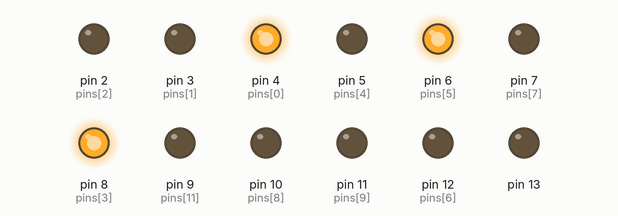
Bench run of a sketch on a simulated Arduino Uno, built with avr-gcc and run on an emulated ATmega328P. On the bench: output pins drawn as LEDs (lit = HIGH). What the sketch prints to the serial monitor is not drawn.

Above: at 0.1 s.
At 49.5 s:
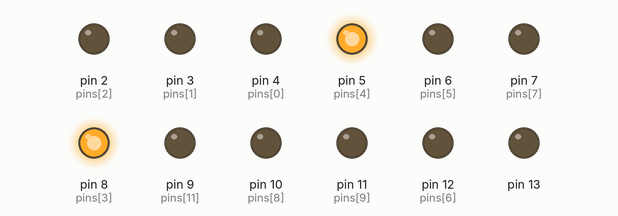
At 99.8 s:
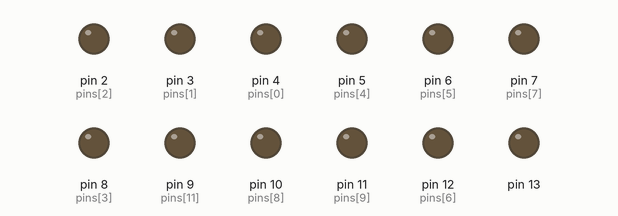
Timing chart, 0 to 101.3 s (numbered marks = the images above):
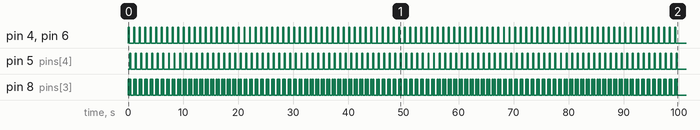

The sketch:

main.ino
```cpp
#define data_len 60
#define parallel_cells 8
byte pins [12] = {4, 3, 2, 8, 5, 6, 12, 7, 10, 11, 12, 9};
byte * string_map;
char * parallel_array;
// Input variables
float read_speed;

class BStream { // class representing a text stream that is being fed into the reader class
    public:
        char msg[64];
        int index;
        void create(char [64], int);
        char * get_seg();
        void update_index(byte);
};
void BStream::create(char m[64], int idx) { // initialize
    for (byte i=0;i<64;i++) {
        msg[i] = m[i];
    }
    index = idx;
}
char * BStream::get_seg() { // return a segment of the string according to index and reader length
    static char segment[parallel_cells];
    for (byte i = 0;i<parallel_cells;i++) {
        segment[i] = msg[index+i];
    }
    return segment;
}
void BStream::update_index(byte dir) { // move the index forward according to reader direction
    index = index + dir;
}

class Reader { // class that defines the reader for customization with contact points and reading speed
    byte dir; // how many at a time, which direction we are reading in
    public:
        float rate;
        void create(float, byte);
        bool can_read(BStream&);
        void iterate(BStream&);
};
void Reader::create(float r, byte d) { // initialize
    rate = r;
    dir = d;
}
bool Reader::can_read(BStream& s) { // the main function
    if ((s.index+parallel_cells+dir) > 64) { // note that it must be initialized at -1
        return false;
    } else {
        return true;
    }
}
void Reader::iterate(BStream& s) {
    s.update_index(dir);
}

BStream s;
Reader r;

byte code_epochs[] = {32, 40, 48, 52, 36, 56, 60, 44, 24, 60, 34, 42, 50,
54, 38, 58, 62, 46, 26, 30, 17, 41, 31, 49, 53, 37, 0, 1}; // binary representation of braille characters
char code_map[] = {'a', 'b', 'c', 'd', 'e', 'f', 'g', 'h', 'i', 'j', 'k', 'l', 'm', 'n',
'o', 'p', 'q', 'r', 's', 't', 'u', 'v', 'w', 'x', 'y', 'z', '_', '.', '~'}; // language character associated with braille character code

byte * fill_data(byte epoch) { // takes a 2-bit input (0-3) and converts it into a vibration pattern
    static byte to_return[data_len/3];
    for (byte i = 0; i < data_len/3; i++) {
      if (i<data_len/9+1) { // less than 7
        if (epoch == 3) { // high high
            to_return[i] = 1;
        } else if (epoch == 0) { // low low
            to_return[i] = 0;
        } else if (epoch == 2) { // high low
            to_return[i] = 1;
        } else { // low high
            to_return[i] = 0;
        }
      } else if (i < (data_len/9)*2+1) { // less than 13 {
        to_return[i] = 0;
      } else { // 4 or greater
        if (epoch == 3) { // high high
            to_return[i] = 1;
        } else if (epoch == 0) { // low low
            to_return[i] = 0;
        } else if (epoch == 2) { // high low
            to_return[i] = 0;
        } else { // low high
            to_return[i] = 1;
        }
      }
     } return to_return;
}

byte get_index(char to_find) {
    byte i = 0, index = -1;
    while (code_map[i] != '~') {
        if (code_map[i] == to_find) {
            index = i;
        }
        i++;
    }
    return index;
}

byte * encode_string(char * str) {
    static byte arr[parallel_cells];
    for (byte i=0;i<parallel_cells;i++) {
        arr[i] = get_index(str[i]);
    }
    return arr;
}

byte * gen_data(byte cell_index) { // this works
    static byte data[data_len];
    byte * to_fill;
    byte epochs[] = {code_epochs[cell_index] / 16, (code_epochs[cell_index] - (code_epochs[cell_index] / 16) * 16)/4,
    (code_epochs[cell_index] - (code_epochs[cell_index] / 16) * 16 - ((code_epochs[cell_index] - (code_epochs[cell_index] / 16) * 16)/4) * 4)};
    for (byte j=0; j<3; j++) {
        to_fill = fill_data(epochs[j]);
        for (byte k=j*(data_len/3); k<(j+1)*(data_len/3);k++) {
            data[k] = to_fill[k%(data_len/3)];
        }
    }
    return data;
}

void update_data(byte finger_data[8][data_len], Reader r, BStream s) {
    if (r.can_read(s)) {
      r.iterate(s);
      parallel_array = s.get_seg();
      Serial.print("first element of list");
      Serial.print(parallel_array[0]);
      Serial.print("\n");
      string_map = encode_string(parallel_array);
      for (byte i = 0; i < 8; i++) {
          byte * tmp = gen_data(string_map[i]);
          for (byte j = 0; j < data_len; j++) {
              finger_data[i][j] = tmp[j];
          }
      }
    } else {
        Serial.print("we have reached the end of the msg \n");
    }
}

void write_to_pins(byte finger_data[parallel_cells][data_len], Reader r) {
  for (byte i = 0; i<(data_len/3); i++) {
    for (byte pin = 0; pin < 6; pin++) {
      digitalWrite(pins[pin], (finger_data[pin/3][i+(pin%3)*(data_len/3)]));
    }
    delay(r.rate*1000/20); // 1s / 20
  }
  for (byte pin = 0; pin < 6; pin++) {
    digitalWrite(pins[pin], 0);
  }
}

void setup() {
  pinMode(2, OUTPUT);
  pinMode(3, OUTPUT);
  pinMode(4, OUTPUT);
  pinMode(5, OUTPUT);
  pinMode(6, OUTPUT);
  pinMode(7, OUTPUT);
  pinMode(8, OUTPUT);
  pinMode(9, OUTPUT);
  pinMode(10, OUTPUT);
  pinMode(11, OUTPUT);
  pinMode(12, OUTPUT);
  pinMode(13, OUTPUT);
  Serial.begin(9600);
    byte finger_data[8][data_len];
    // ##################################################
    char input_string[64] = {'a', 'n', 't', 's', '_', '_', '_', '_',
                             '_', '_', '_', '_', '_', '_', '_', '_',
                             '_', '_', '_', '_', '_', '_', '_', '_',
                             '_', '_', '_', '_', '_', '_', '_', '_',
                             '_', '_', '_', '_', '_', '_', '_', '_',
                             '_', '_', '_', '_', '_', '_', '_', '_',
                             '_', '_', '_', '_', '_', '_', '_', '_',
                             '_', '_', '_', '_', '_', '_', '_', '_'};
    read_speed = 0.5;

    // Setup variables according to input. THIS IS WHERE USER CUSTOMIZATION COMES INTO PLAY
    s.create(input_string, parallel_cells*-1);
    r.create(read_speed, parallel_cells);
    // ##################################################
    update_data(finger_data, r, s);
    for (byte i = 0; i < 100; i++) {
      write_to_pins(finger_data, r);
      delay(read_speed*1000);
    }
}

void loop() {
  // put your main code here, to run repeatedly:
}
```
